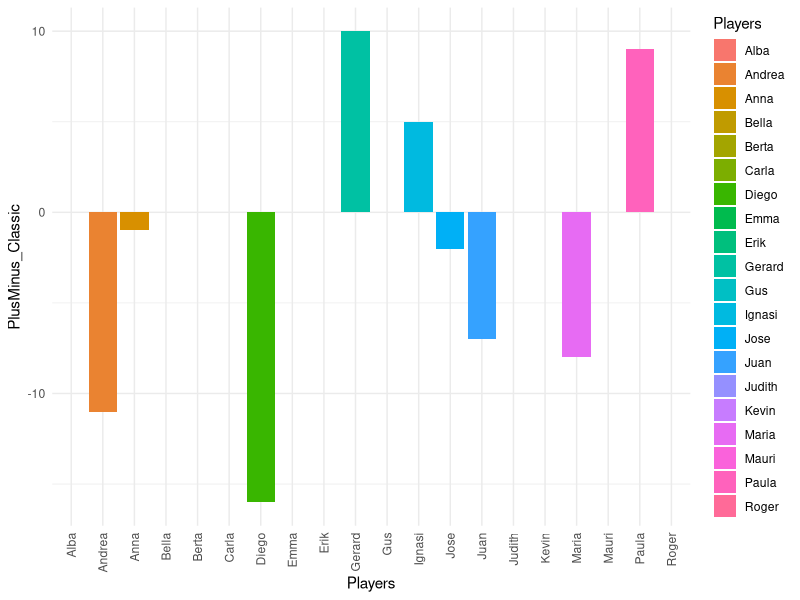
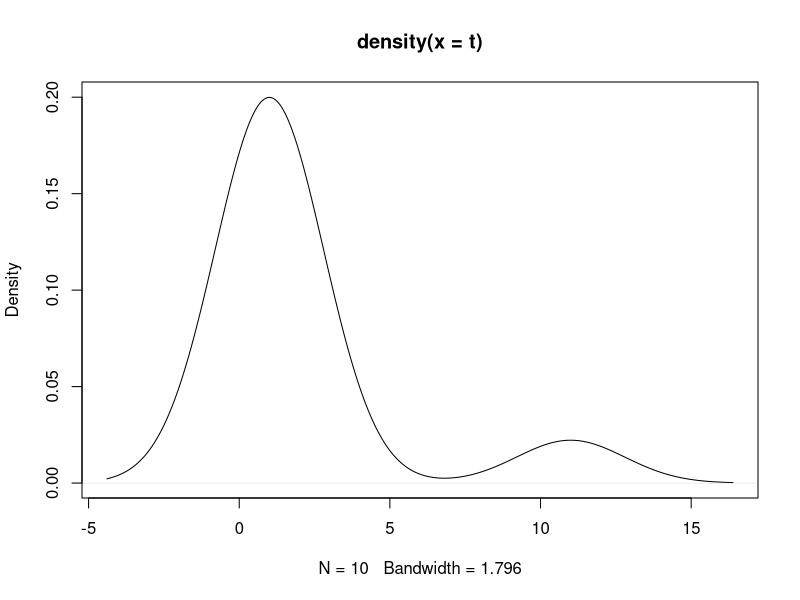
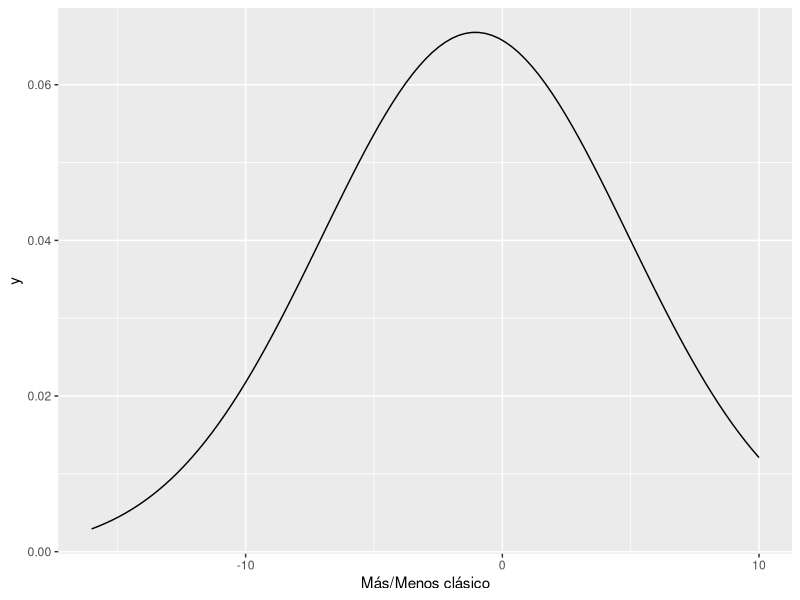

The R source for these figures, in order: (Note: this script raises an error after producing the figures.)
## ---- chunk 1
knitr::opts_chunk$set(echo = TRUE, message = FALSE, warning = FALSE)
## ---- chunk 2
library(tidyr)
library(dplyr)
library(chron)                 # Para CHR_to_Time
library(stringr)               # Para str_pad
library(lubridate)
library(reshape)
library(tidyselect)

library(corrplot)
library(RColorBrewer)
library("colorspace")
library(graphics)
library(rpart)

library(ggplot2)

library(car)                   # VIF
## ---- chunk 3
equipo1 <- c("Juan","Diego","Maria","Andrea","Carla")
equipo2 <- c("Ignasi","Anna","Gerard","Jose","Paula")
equipo3 <- c("Bella","Gus","Alba","Erik","Kevin")
equipo4 <- c("Emma","Mauri","Berta","Judith","Roger")

df <- read.csv(file = './DF_TOY2.csv', header = TRUE, sep = ";")

df_backup <- df

names(df)
## ---- chunk 4
CHR_to_Time <- function(x){
  a <- as.POSIXct(x, tz = '', format = "%H:%M:%S", usetz = FALSE)
  tms <- times(format(a, "%H:%M:%S"))
  s <- period_to_seconds(hms(tms))
  return(s)
}

Print_MS <- function(x){
  t <- seconds_to_period(x)
  sprintf('%02d:%02d:%02d', t@hour, minute(t), second(t))
}

df$time <- CHR_to_Time(df$time)
## ---- chunk 5
TP_home <- df %>%
  select(c(contains("team_home"), contains("_home_"))) %>%
  unique()

TP_away <- df %>%
  select(c(contains("team_away"), contains("_away_"))) %>%
  unique()

CBIND_MultipleCol_n <- function(data,col,n){
  d <- unlist(data[col])
  x <- cbind(rep(d, n))
  y <- unlist(data[-1])

  res <- cbind(x, y)
  rownames(res) <- NULL
  
  res <- unique(res)
  
  return(res)
}

TeamPlayers_home <- CBIND_MultipleCol_n(TP_home, 1, 3)
TeamPlayers_away <- CBIND_MultipleCol_n(TP_away, 1, 3)

TeamPlayers <- rbind(TeamPlayers_home, TeamPlayers_away) %>%
  as.data.frame() %>%
  `colnames<-`(c("Team", "Player")) %>%
  arrange(Team) %>%
  unique()

Players_Sorted_byTeam <- TeamPlayers$Player
## ---- chunk 6
# Ordenar Lineups para evitar duplicados por DESORDEN
Lineups_PasteSort <- function(x) {
  paste(sort(x), collapse = "-")
}

lineup_home <- df %>% select(contains("_home_"))
lineup_away <- df %>% select(contains("_away_"))
lineups     <- cbind(lineup_home, lineup_away)

lineup_home_sorted <- apply(lineup_home, 1, Lineups_PasteSort)
lineup_away_sorted <- apply(lineup_away, 1, Lineups_PasteSort)
lineups_sorted     <- apply(lineups, 1, Lineups_PasteSort)

#lineups
df_lineups_sorted <- df %>%
  mutate(lineup = lineups_sorted,
    lineup_home = lineup_home_sorted,
    lineup_away = lineup_away_sorted
  ) %>% select(-starts_with("player_"))
## ---- chunk 7
df_merged <- df_lineups_sorted %>%
  mutate(game_code = paste0("G", str_pad(game_code, 6, pad = "0")), 
                     quarter   = paste0("Q", quarter)) %>%
  unite("SeasonGame", c("season", "game_code"))
## ---- chunk 8
df_stints <- df_merged %>%
  arrange(SeasonGame) %>%
  mutate(StintChanged = (lineup != lag(lineup)),
         StintChanged = replace_na(StintChanged, TRUE),
         stint        = cumsum(StintChanged))

df_reduced <- df_stints %>%
  mutate(StintRemove  = (stint == lead(stint)),
         StintRemove  = replace_na(StintRemove, FALSE)) %>%
  filter(StintRemove != TRUE)
## ---- chunk 9
PlusMinus_function <- function(h,a){
  (h-lag(h))-(a-lag(a))
}

#Home como referencia
df_PlusMinus <- df_reduced %>%
  group_by(SeasonGame) %>%
  mutate(
    stint_time = ifelse(is.na(lag(time)), time, time - lag(time)),
    PlusMinus  = ifelse(is.na(lag(time)), points_home - points_away,
                       PlusMinus_function(points_home, points_away))
  ) %>% ungroup()

df_PlusMinus_reduced <- df_PlusMinus %>% 
  select(c(SeasonGame, quarter, lineup, lineup_home, lineup_away, stint_time, PlusMinus)) 

#Eliminar stints duplicados
df_PlusMinus_reduced_bylineups <- df_PlusMinus_reduced %>% 
  group_by(SeasonGame, quarter, lineup, lineup_home, lineup_away) %>% 
  summarise(
    stint_time = sum(stint_time),
    PlusMinus  = sum(PlusMinus) ) %>% 
  ungroup() %>%
  as.data.frame()
## ---- chunk 10
# Vector con todos los nombres de los jugadores:
players <- c(equipo1, equipo2, equipo3, equipo4)
length(players)

df_dummys_H <- fastDummies::dummy_cols(df_PlusMinus_reduced_bylineups, 
                                       select_columns = "lineup_home", 
                                       split = "-")
df_dummys_A <- fastDummies::dummy_cols(df_PlusMinus_reduced_bylineups, 
                                       select_columns = "lineup_away", 
                                       split = "-") %>% 
                  mutate(across(starts_with("lineup_away_"), function(x) -x))

Remove_firsts_chars_colnames <- function(data, char){
  num_char <- nchar(char)+1
  substring(names(data), num_char)
}

COL_From <- function(data, first_col){
  last_col = ncol(data)
  colnames(data[first_col:last_col])
}

COL_to <- function(data, first_col, char){
  last_col = ncol(data)
  Remove_firsts_chars_colnames(data[first_col:last_col], char)
}

#Primera columna con el nombre de un jugador
match <- match(paste0("lineup_away_", players), names(df_dummys_A)) %>%
            na.omit() %>%
            min()

#nombre columnas sin primeras palabras:
col_to_A <- COL_to(df_dummys_A, match, "lineup_away_")
col_to_H <- COL_to(df_dummys_H, match, "lineup_home_")

df_dummys_A <- df_dummys_A %>% rename_at(vars(COL_From(df_dummys_A,match)), function(x) col_to_A)
df_dummys_H <- df_dummys_H %>% rename_at(vars(COL_From(df_dummys_H,match)), function(x) col_to_H)

#Juntar los dos DF:
df_dummys_A[df_dummys_A == 0] <- NA
df_dummys_H[df_dummys_H == 0] <- NA

df_dummys <- coalesce(df_dummys_H,df_dummys_A)
df_dummys[is.na(df_dummys)] <- 0

df_dummys <- df_dummys %>% select(-c(starts_with("lineup_"))) %>% ungroup()
## ---- chunk 11
df_dummys_PlusMinus <- df_dummys %>%
  group_by(SeasonGame, quarter, lineup, stint_time) %>%
  mutate(across(matches(players), function(x) x*PlusMinus)) %>%
  select(-c(PlusMinus)) %>%
  ungroup()

### MasMenos de los mismos lineups (sin tener en cuenta SeasonGame o Quarter):

df_dummys_PlusMinus_2 <- df_dummys_PlusMinus %>% select(-c(SeasonGame, quarter))

PlusMinus_Lineups <- aggregate(. ~ lineup, df_dummys_PlusMinus_2, sum, na.rm = TRUE) %>%
                     mutate(stint_time = Print_MS(stint_time))

PlusMinus_Classic <- colSums(PlusMinus_Lineups[3:ncol(PlusMinus_Lineups)])

PlusMinus_Classic_df <- as.data.frame(PlusMinus_Classic)

PlusMinus_Classic_df <- PlusMinus_Classic_df %>%
  mutate(Players = rownames(PlusMinus_Classic_df)) %>%
  arrange(Players) %>%
  select(Players, PlusMinus_Classic)
  
rownames(PlusMinus_Classic_df) <- NULL

## ---- chunk 12
ggplot(PlusMinus_Classic_df, aes(x=Players, y=PlusMinus_Classic, fill=Players)) +
  geom_bar(stat="identity") + theme_minimal() + 
  theme(axis.text.x = element_text(angle = 90, vjust = 0.5, hjust=1))
#util para grupos pequeños de jugadores, por ejemplo equipos o maximos

t<-table(PlusMinus_Classic); t

plot(density(t))

ggplot(PlusMinus_Classic_df, aes(x = PlusMinus_Classic)) +
  stat_function(
    fun = dnorm, 
    args = with(PlusMinus_Classic_df, c(mean = mean(PlusMinus_Classic), 
                                      sd = sd(PlusMinus_Classic)))
  ) + scale_x_continuous("Más/Menos clásico")
## ---- chunk 13
summary(df_dummys)

mod1 <- lm(PlusMinus ~ . -SeasonGame -quarter -lineup -stint_time, data=df_dummys)
summary(mod1)

mod2 <- lm(PlusMinus/stint_time ~ . -SeasonGame -quarter -lineup, data=df_dummys)
summary(mod2)

mod3 <- lm(PlusMinus*stint_time ~ . -SeasonGame -quarter -lineup, data=df_dummys)
summary(mod3)
## ---- chunk 14
match_firstplayer <- match(players, names(df_dummys_PlusMinus)) %>%
            na.omit() %>%
            min()
n <- dim(df_dummys_PlusMinus)[2]

correlations <- cor(model.matrix(~.-1, data=df_dummys_PlusMinus[,match_firstplayer:n]))
## ---- chunk 15
corrplot(correlations, type = "upper", order = "hclust", 
         tl.col = "black", tl.srt = 45)

col<- colorRampPalette(c("red", "white", "blue"))(20)
heatmap(x = correlations, col = col, symm = TRUE)
